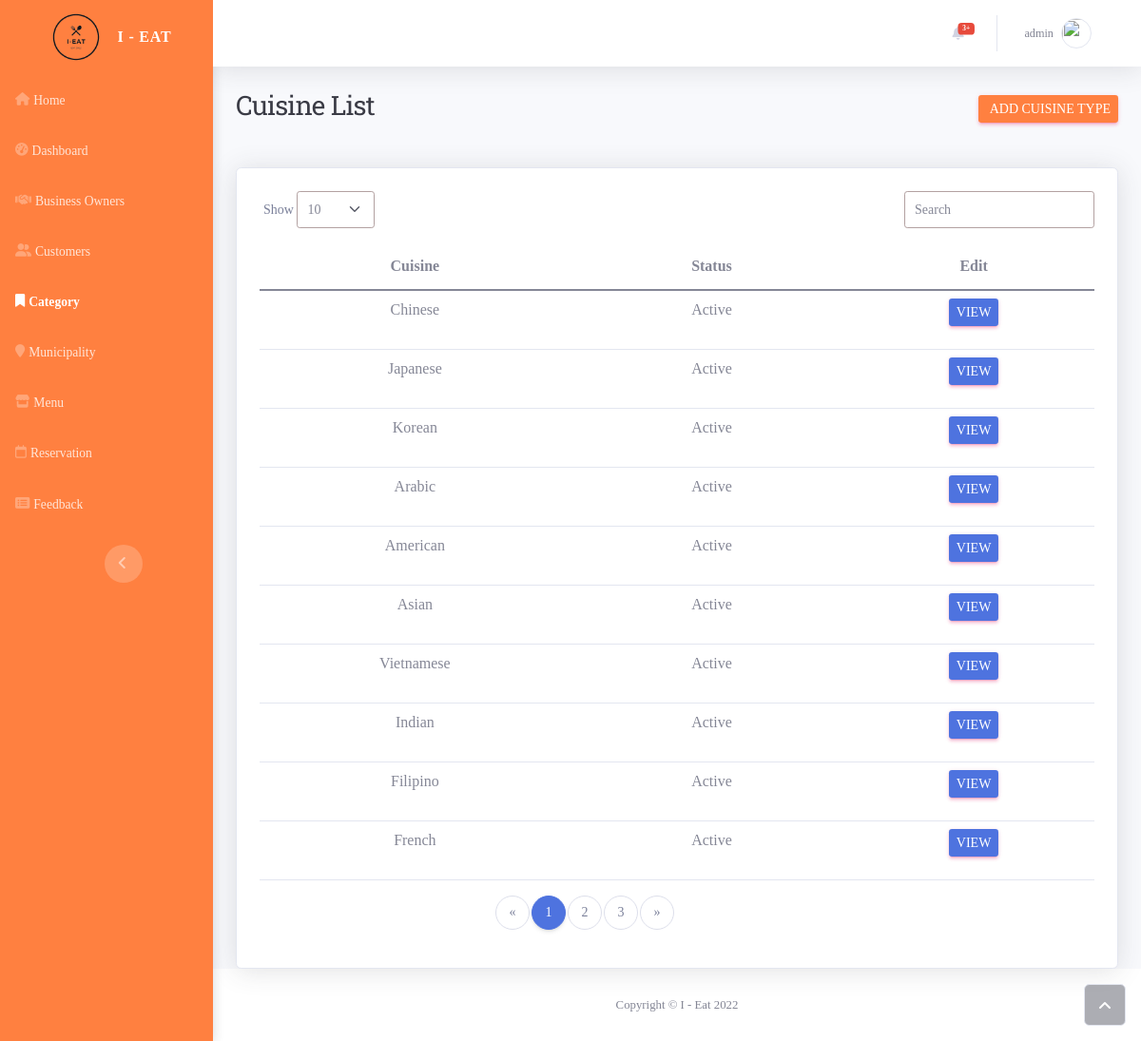
The page /admin/category.php (signed in) on the database its author committed.
### tables this page shows
CREATE TABLE `mealcategory` (
  `categoryid` int(11) NOT NULL,
  `categoryname` varchar(255) NOT NULL,
  `status` tinyint(4) NOT NULL DEFAULT 0
);

### functions/myfunctions.php (called while the page is built, shortened)
<?php
include('../config/dbcon.php');
function getAll($table)
{
    global $con;
    $query = "SELECT * FROM $table";
    return $query_run = mysqli_query($con, $query);
}
?>

### admin/category.php (the view, shortened to what this page needs)
<?php
include('includes/header.php');
?>
    <div class="container-fluid">
        <div class="d-sm-flex justify-content-between align-items-center mb-4">
            <h3 class="text-dark mb-4">Cuisine List</h3>
            <a class="btn btn-primary btn-sm d-none d-sm-inline-block" role="button" href="add-category.php" style="background: rgb(255,128,64);border-style: none;"  id="addbtn">&nbsp;Add Cuisine Type</a>
        </div>
        <div class="card shadow">
            <div class="card-body" id = "category_table">
                <div class="row">
                    <div class="col-md-6 text-nowrap">
                        <div id="dataTable_length" class="dataTables_length" aria-controls="dataTable"><label class="form-label">Show&nbsp;<select class="d-inline-block form-select form-select-sm">
                            <option value="10" selected="">10</option>
                            </select>&nbsp;</label>
                        </div>
                    </div>
                        <div class="col-md-6">
                            <div class="text-md-end dataTables_filter" id="dataTable_filter"><label class="form-label"><input type="search" class="form-control form-control-sm" aria-controls="dataTable" placeholder="Search"></label></div>
                            </div>
                        </div>
                        <div class="table-responsive table mt-2" id="dataTable" role="grid" aria-describedby="dataTable_info">
                            <table class="table my-0" id="dataTable">
                                <thead style="text-align:center">
                                    <tr>
                                        <th>Cuisine</th>
                                        <th>Status</th>
                                        <th>Edit</th>
                                    </tr>
                                </thead>
                                <tbody style="text-align:center">
                                    <?php
                                        $cuisine = getAll("mealcategory","categoryid");
                                        if(mysqli_num_rows($cuisine ) > 0)
                                        {
                                            foreach($cuisine  as $item)
                                            {
                                                if($_SESSION['role_as'] != 0)
                                                {
                                                    ?>
                                                    <tr>
                                                        <td><?= $item['categoryname']; ?></td>
                                                        <td><?= $item['status']== '0'? "Active":"Hidden"  ?></td>
                                                        <td>
                                                            <a href="edit-category.php?id=<?= $item['categoryid']; ?>" class="btn btn-sm btn-primary">View</a>
                                                        </td>
                                                    </tr>
                                                    <?php
                                                }
                                            }
                                        }
                                        else
                                        {
                                            echo "No records Found";
                                        }
                                    ?>
                                </tbody>
                            </table>
                        </div>
                        <div class="row">
                            <div>
                            <div class="col-md-6">
                                <nav class="d-lg-flex justify-content-lg-end dataTables_paginate paging_simple_numbers">
                                    <ul class="pagination">
                                        <li class="page-item disabled"><a class="page-link" aria-label="Previous" href="#"><span aria-hidden="true">«</span></a></li>
                                        <li class="page-item active"><a class="page-link" href="#">1</a></li>
                                        <li class="page-item"><a class="page-link" href="#">2</a></li>
                                        <li class="page-item"><a class="page-link" href="#">3</a></li>
                                        <li class="page-item"><a class="page-link" aria-label="Next" href="#"><span aria-hidden="true">»</span></a></li>
                                    </ul>
                                </nav>
                            </div>
                        </div>
                    </div>
                </div>
            </div>
        </div>
    </div>
<?php
include('includes/footer.php');
?>

### admin/includes/header.php (shortened to what this page needs)
<!DOCTYPE html>
<html>
<head>
    <link rel="stylesheet" href="assets/bootstrap/css/bootstrap.min.css">
    <link rel="stylesheet" href="https://use.fontawesome.com/releases/v5.12.0/css/all.css">
    <link rel="stylesheet" href="form.css">
    <link id="pagestyle" href="assets/css/material-dashboard.min.css" rel="stylesheet" />
    <link rel="stylesheet" href="assets/css/Simple-Slider-Simple-Slider.css">
    <link rel="stylesheet" href="//cdn.jsdelivr.net/npm/alertifyjs@1.13.1/build/css/alertify.min.css"/>
    <link rel="stylesheet" href="//cdn.jsdelivr.net/npm/alertifyjs@1.13.1/build/css/themes/bootstrap.min.css"/>
</head>
<body id="page-top">
    <div id="wrapper">
    <?php include('sidebar.php'); ?>
    <div class="d-flex flex-column" id="content-wrapper">
            <div id="content">
            <?php include('navbar.php'); ?>

### admin/includes/sidebar.php (shortened to what this page needs)
<?php
  $page = substr($_SERVER['SCRIPT_NAME'], strrpos($_SERVER['SCRIPT_NAME'],"/")+1);
?>
<nav class="navbar navbar-dark align-items-start sidebar sidebar-dark accordion bg-gradient-primary p-0" style="background: rgb(255,128,64);">
    <div class="container-fluid d-flex flex-column p-0"><a class="navbar-brand d-flex justify-content-center align-items-center sidebar-brand m-1" href="#">
        <div class="sidebar-brand-icon"><img class=" img-profile" src="../uploads/I-EatLogo.png" width="80" height="80"></div>
            <div class="sidebar-brand-text mx-1"><span>I - Eat</span></div>
                </a>
                <ul class="navbar-nav text-light" id="accordionSidebar">
                    <li class="nav-item"><a class="nav-link <?= $page == "../index.php"? 'active':'';  ?>" href="../index.php"><i class="fas fa-home"></i><span class="align-middle">Home</span></a></li>
                    <li class="nav-item"><a class="nav-link <?= $page == "index.php"? 'active':'';  ?>" href="index.php"><i class="fas fa-tachometer-alt"></i><span class="align-middle">Dashboard</span></a></li>
                    <li class="nav-item"><a class="nav-link <?= $page == "busiowner.php"? 'active':'';  ?>" href="busiowner.php"><i class="fas fa-handshake"></i><span class="align-middle">Business Owners</span></a></li>
                    <li class="nav-item"><a class="nav-link <?= $page == "customers.php"? 'active':'';  ?>" href="customers.php"><i class="fas fa-user-friends"></i><span class="align-middle">Customers</span></a></li>
                    <li class="nav-item"><a class="nav-link <?= $page == "category.php"? 'active':'';  ?>" href="category.php"><i class="fas fa-bookmark"></i><span class="align-middle">Category</span></a></li>
                    <li class="nav-item"><a class="nav-link <?= $page == "municipality.php"? 'active':'';  ?>" href="municipality.php"><i class="fas fa-map-marker"></i><span class="align-middle">Municipality</span></a></li>
                    <li class="nav-item"><a class="nav-link <?= $page == "menu.php"? 'active':'';  ?>" href="menu.php"><i class="fas fa-store"></i><span class="align-middle">Menu</span></a></li>
                    <li class="nav-item"><a class="nav-link <?= $page == "reservation.php"? 'active':'';  ?>" href="reservation.php"><i class="far fa-calendar alt"></i><span class="align-middle">Reservation</span></a></li>
                    <li class="nav-item"><a class="nav-link <?= $page == "feedback.php"? 'active':'';  ?>" href="feedback.php"><i class="fas fa-list-alt"></i><span class="align-middle">Feedback</span></a></li>
                </ul>
                <div class="text-center d-none d-md-inline"><button class="btn rounded-circle border-0" id="sidebarToggle" type="button" style="margin-left: 35px;"></button></div>
            </div>
        </nav>

### admin/includes/navbar.php (shortened to what this page needs)
<nav class="navbar navbar-light navbar-expand bg-white shadow mb-4 topbar static-top">
                    <div class="container-fluid">
                        <ul class="navbar-nav flex-nowrap ms-auto">
                            <li class="nav-item dropdown no-arrow mx-1">
                                <div class="nav-item dropdown no-arrow">
                                    <a class="dropdown-toggle nav-link" aria-expanded="false" data-bs-toggle="dropdown" href="#">
                                        <span class="badge bg-danger badge-counter">3+</span>
                                    </a>
                                </div>
                            </li>
                            <li class="nav-item dropdown no-arrow">
                                <div class="nav-item dropdown no-arrow">
                                    <a class="dropdown-toggle nav-link" aria-expanded="false" data-bs-toggle="dropdown" href="#">
                                        <span class="d-none d-lg-inline me-2 text-gray-600 small"><?= $_SESSION['auth_user']['name'];?></span>
                                        <img class="border rounded-circle img-profile" src="../uploads/<?= $_SESSION['auth_user']['image'];?>"></a>
                                </div>
                            </li>
                        </ul>
                    </div>
                </nav>

### admin/includes/footer.php (shortened to what this page needs)
<footer class="bg-white sticky-footer">
                <div class="container my-auto">
                    <div class="text-center my-auto copyright"><span>Copyright © I - Eat 2022</span></div>
                </div>
            </footer>
        </div><a class="border rounded d-inline scroll-to-top" href="#page-top"><i class="fas fa-angle-up"></i></a>
    </div>
</body>
</html>

### admin/form.css (style rules this page uses)
* { font-family: 'Tiro Kannada', serif; }
a { text-decoration: none; }

### admin/includes/header.php (style rules this page uses)
.form-control { border: 1px solid #b3a1a1 !important; padding: 8px 10px; }
.form-select { border: 1px solid #b3a1a1 !important; padding: 8px 10px; }

### rows shown on the page
mealcategory: categoryname "Chinese", status "Active"
mealcategory: categoryname "Japanese", status "Active"
mealcategory: categoryname "Korean", status "Active"
mealcategory: categoryname "Arabic", status "Active"
mealcategory: categoryname "American", status "Active"
mealcategory: categoryname "Asian", status "Active"
mealcategory: categoryname "Vietnamese", status "Active"
mealcategory: categoryname "Indian", status "Active"
mealcategory: categoryname "Filipino", status "Active"
mealcategory: categoryname "French", status "Active"

### other values the page prints
$_SESSION['auth_user']['name'] "admin"
